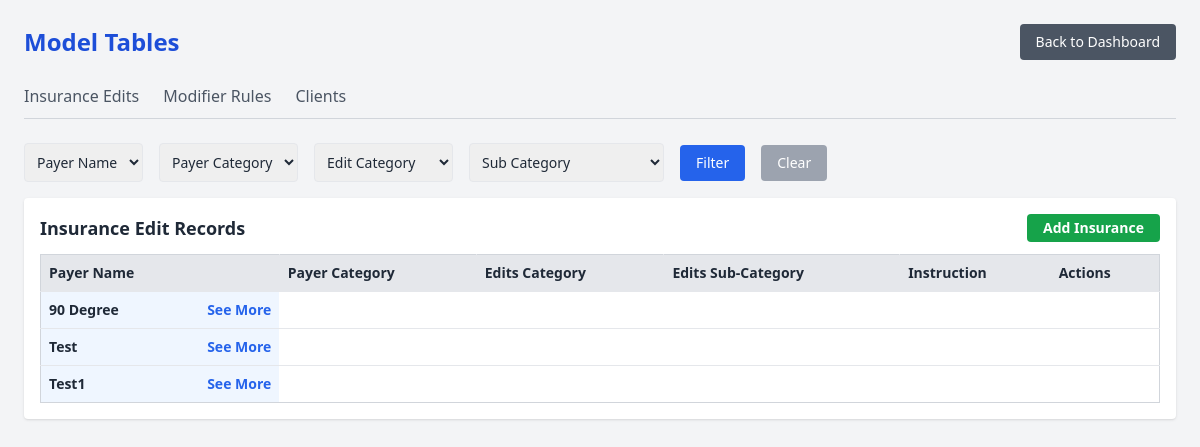
The page /model-tables/ on the database its author committed.
### insurance_update/models.py (models this page shows, shortened)
class InsuranceEdit(models.Model):
    client = models.ForeignKey('Client', on_delete=models.CASCADE)
    payer_name = models.CharField(max_length=255)
    payer_category = models.CharField(max_length=255)
    edit_type = models.CharField(max_length=50)
    edit_sub_category = models.CharField(max_length=255, blank=True, null=True)
    instruction = models.TextField()
    version = models.CharField(max_length=50)
    created_by = models.ForeignKey(settings.AUTH_USER_MODEL, on_delete=models.SET_NULL, null=True)
    created_at = models.DateTimeField(auto_now_add=True)

### insurance_update/views.py (the view)
# urls.py: path('model-tables/', model_tables_view, name='model_tables'),
def model_tables_view(request):
    insurance_filter = Q()
    client_id = request.GET.get('client', '').strip()
    if client_id:
        insurance_filter &= Q(client__id=client_id)
    payer_name = request.GET.get('payer_name', '').strip()
    if payer_name:
        insurance_filter &= Q(payer_name=payer_name)
    payer_category = request.GET.get('payer_category', '').strip()
    if payer_category:
        insurance_filter &= Q(payer_category=payer_category)
    edit_type = request.GET.get('edit_type', '')
    if edit_type:
        insurance_filter &= Q(edit_type__icontains=edit_type.strip())
    edit_sub_category = request.GET.get('edit_sub_category', '').strip()
    if edit_sub_category:
        insurance_filter &= Q(edit_sub_category=edit_sub_category)
    if insurance_filter:
        insurance_edits = InsuranceEdit.objects.filter(insurance_filter)
    else:
        insurance_edits = InsuranceEdit.objects.all()
    clients = Client.objects.all()
    payer_names = InsuranceEdit.objects.values_list('payer_name', flat=True).distinct()
    payer_categories = InsuranceEdit.objects.values_list('payer_category', flat=True).distinct()
    edit_types = InsuranceEdit.objects.values_list('edit_type', flat=True).distinct()
    edit_sub_categories = InsuranceEdit.objects.values_list('edit_sub_category', flat=True).distinct()
    mod_filter = Q()
    mod_payer_name = request.GET.get('payer_name', '')
    mod_payer_category = request.GET.get('payer_category', '')
    code_type = request.GET.get('code_type', '')
    if mod_payer_name:
        mod_filter &= Q(payer_name=mod_payer_name)
    if mod_payer_category:
        mod_filter &= Q(payer_category=mod_payer_category)
    if code_type:
        mod_filter &= Q(code_type=code_type)
    code_list = request.GET.get('code_list', '')
    sub_category = request.GET.get('sub_category', '')
    if code_list:
        mod_filter &= Q(code_list__icontains=code_list)
    if sub_category:
        mod_filter &= Q(sub_category__icontains=sub_category)
    modifier_rules = ModifierRule.objects.filter(mod_filter)
    mod_payer_names = ModifierRule.objects.values_list('payer_name', flat=True).distinct()
    mod_payer_categories = ModifierRule.objects.values_list('payer_category', flat=True).distinct()
    code_types = ModifierRule.objects.values_list('code_type', flat=True).distinct()
    client_filter = Q()
    name = request.GET.get('client_name', '').strip()
    active = request.GET.get('active', '').strip()
    if name:
        client_filter &= Q(name__icontains=name)
    if active == 'true':
        client_filter &= Q(active=True)
    elif active == 'false':
        client_filter &= Q(active=False)
    clients = Client.objects.filter(client_filter)
    return render(request, 'model_tables.html', {
        'insurance_edits': insurance_edits,
        'clients': clients,
        'payer_names': payer_names,
        'payer_categories': payer_categories,
        'edit_types': edit_types,
        'edit_sub_categories': edit_sub_categories,
        'filters': request.GET,
        'modifier_rules': modifier_rules,
        'mod_payer_names': mod_payer_names,
        'mod_payer_categories': mod_payer_categories,
        'code_types': code_types,
    })

### insurance_update/templates/model_tables.html (shortened to what this page needs)
<!DOCTYPE html>
<html lang="en">
<head>
  <script src="https://cdn.tailwindcss.com"></script>
</head>
<body class="bg-gray-100 p-6 text-gray-800">
  <div class="flex justify-between items-center mb-6">
    <h1 class="text-2xl font-bold text-blue-700">Model Tables</h1>
    <a href="{% url 'dashboard' %}" class="bg-gray-600 text-white px-4 py-2 rounded hover:bg-gray-700 text-sm">
      Back to Dashboard
    </a>
  </div>
  <div class="flex border-b border-gray-300 mb-6 space-x-6">
    <button id="btn-insurance-tab" onclick="switchTab('insurance-tab')" class="tab-button pb-2 border-b-2 border-transparent text-gray-600 hover:text-blue-600 hover:border-blue-600">
  Insurance Edits
</button>
<button id="btn-modifier-tab" onclick="switchTab('modifier-tab')" class="tab-button pb-2 border-b-2 border-transparent text-gray-600 hover:text-blue-600 hover:border-blue-600">
  Modifier Rules
</button>
<button id="btn-client-tab" onclick="switchTab('client-tab')" class="tab-button pb-2 border-b-2 border-transparent text-gray-600 hover:text-blue-600 hover:border-blue-600">
  Clients
</button>
  </div>
  <div id="insurance-tab" class="tab-content">
    <form method="get" class="mb-4">
  <div class="flex flex-wrap gap-4 text-sm items-center">
    <select name="payer_name" class="p-2 border rounded">
      <option value="">Payer Name</option>
    </select>
    <select name="payer_category" class="p-2 border rounded">
      <option value="">Payer Category</option>
    </select>
    <select name="edit_type" class="p-2 border rounded">
      <option value="">Edit Category</option>
    </select>
    <select name="edit_sub_category" class="p-2 border rounded">
      <option value="">Sub Category</option>
    </select>
    <button type="submit" class="px-4 py-2 bg-blue-600 text-white rounded">Filter</button>
    <a href="{% url 'model_tables' %}#insurance-tab" class="px-4 py-2 bg-gray-400 text-white rounded">Clear</a>
  </div>
</form>
    <div class="overflow-x-auto bg-white p-4 rounded shadow">
  <h2 class="text-lg font-semibold mb-3 flex justify-between items-center">
    <span>Insurance Edit Records</span>
    <button onclick="openInsuranceModal()" class="bg-green-600 text-white px-4 py-1 rounded hover:bg-green-700 text-sm">
      Add Insurance
    </button>
  </h2>
  <table class="min-w-full table-fixed text-sm border border-gray-300">
    <thead class="bg-gray-200 text-left">
      <tr>
        <th class="p-2 border-r">Payer Name</th>
        <th class="p-2 border-r">Payer Category</th>
        <th class="p-2 border-r">Edits Category</th>
        <th class="p-2 border-r">Edits Sub-Category</th>
        <th class="p-2 whitespace-wrap">Instruction</th>
        <th class="p-2">Actions</th>
      </tr>
    </thead>
    <tbody>
      {% regroup insurance_edits|slice:":50" by payer_name as payer_groups %}
      {% if payer_groups %}
        {% for group in payer_groups %}
          <tr class="bg-blue-50 border-t">
            <td colspan="6" class="p-2 font-semibold flex justify-between items-center">
              <span>{{ group.grouper }}</span>
              <button
                id="btn-{{ group.grouper|slugify }}"
                type="button"
                onclick="togglePayer('{{ group.grouper|slugify }}')"
                class="text-blue-600 text-sm hover:underline">
                See More
              </button>
            </td>
          </tr>
        {% endfor %}
      {% else %}
        <tr>
          <td colspan="6" class="text-center text-gray-500 p-4">No records available.</td>
        </tr>
      {% endif %}
    </tbody>
  </table>
</div>
  </div>
        {% regroup modifier_rules|slice:":50" by payer_name as payer_groups %}
</body>
</html>

### rows shown on the page
InsuranceEdit: grouper "90 Degree"
InsuranceEdit: grouper "Test"
InsuranceEdit: grouper "Test1"
